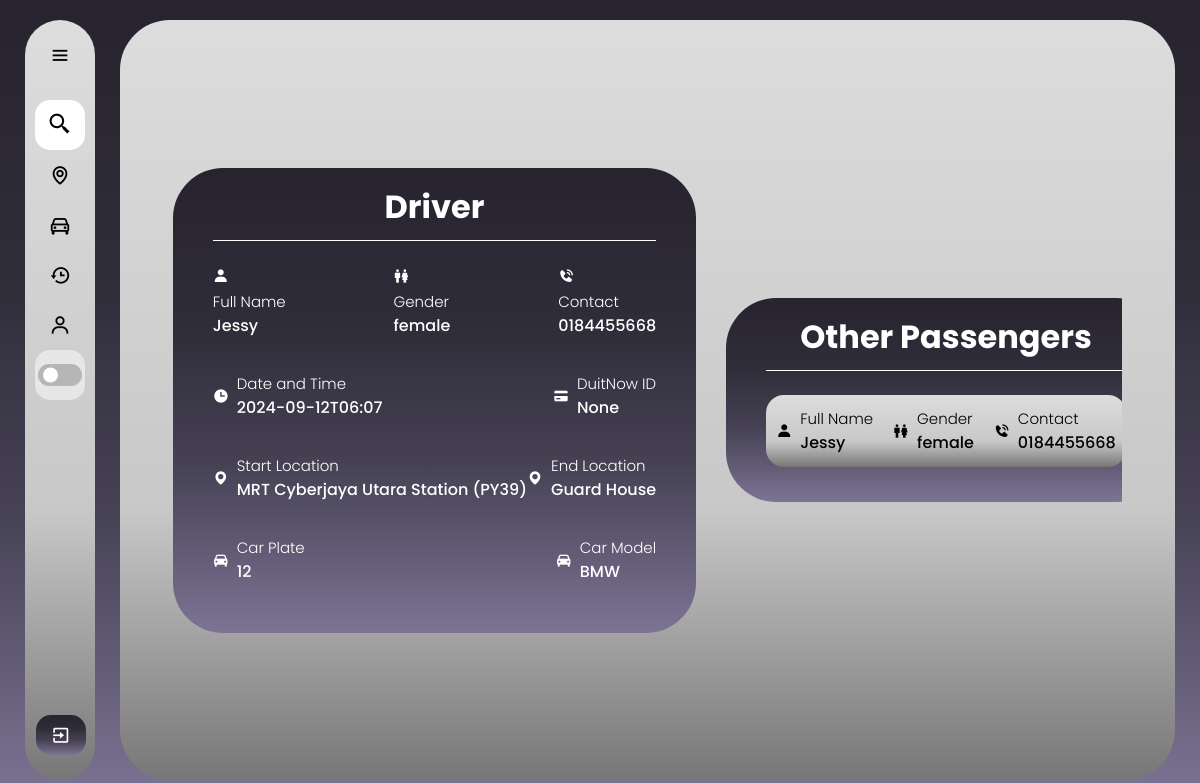
Page /match_drivers/1 (signed in) on the earlier database version.
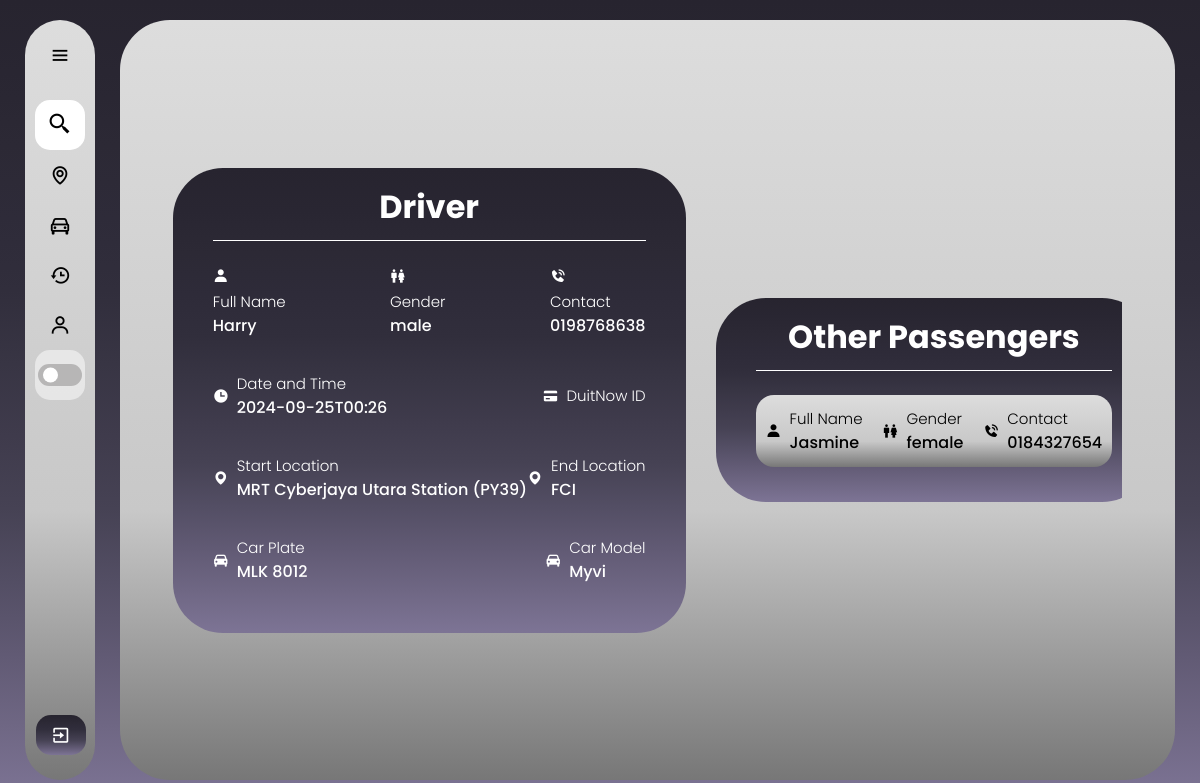
Same page on the later database version.
### web/models.py (models this page shows)
class Profile(db.Model):
    id = db.Column(db.Integer, primary_key=True)
    fullName = db.Column(db.String(150))
    gender = db.Column(db.String(100), nullable=False)
    birthyear=db.Column(db.String(15), nullable=False)
    contact = db.Column(db.String(15), nullable=False)
    status = db.Column(db.String(20), nullable=False, default='APPROVING')
    profile_pic = db.Column(db.String(200), default="default.jpg")  # Make sure this column is present
    user_id = db.Column(db.Integer, db.ForeignKey('user.id'), nullable=False)

class Rides(db.Model):
    id = db.Column(db.Integer, primary_key=True)
    dateandTime = db.Column(db.String(50), nullable=False)
    start_location = db.Column(db.String(100), nullable=False)
    start_location_lat = db.Column(db.Float, nullable=True)  # Nullable
    start_location_lng = db.Column(db.Float, nullable=True)  # Nullable
    end_location = db.Column(db.String(100), nullable=False)
    end_location_lat = db.Column(db.Float, nullable=True)  # Nullable
    end_location_lng = db.Column(db.Float, nullable=True)  # Nullable
    carplate = db.Column(db.String(20), nullable=False)
    carmodel = db.Column(db.String(50), nullable=False)
    totalperson = db.Column(db.Integer, nullable=False)
    fees = db.Column(db.String(50), nullable=False)
    duitnowid = db.Column(db.String(50), nullable=True)  # Nullable
    message = db.Column(db.Text, nullable=True)  # Nullable
    status = db.Column(db.String(50), nullable=False)
    user_id = db.Column(db.Integer, db.ForeignKey('user.id'), nullable=False)
    passenger_matches = db.relationship('PassengerMatch', foreign_keys='PassengerMatch.driver_id', backref='driver_post', lazy=True)

class PassengerMatch(db.Model):
    id = db.Column(db.Integer, primary_key=True)
    passenger_id = db.Column(db.Integer, db.ForeignKey('user.id'), nullable=False)
    driver_id = db.Column(db.Integer, db.ForeignKey('rides.id'), nullable=False)
    payment_proof_id = db.Column(db.Integer, db.ForeignKey('payment_proof.id'), nullable=True)
    status = db.Column(db.String(20), nullable=False, default='APPROVING')
    passenger = db.relationship('User', foreign_keys=[passenger_id], backref='matches_as_passenger')
    driver = db.relationship('Rides', foreign_keys=[driver_id], backref='matches_as_driver')
    payment_proof = db.relationship('PaymentProof', backref='matches', lazy=True)

### web/routes.py (the view)
@bp.route('/match_drivers/<int:driver_id>')
@login_required
def match_drivers(driver_id):
    profile = Profile.query.filter_by(user_id=current_user.id).first()
    driver = Rides.query.get_or_404(driver_id)
    profiles = Profile.query.all()
    profile_dict = {profile.user_id: profile for profile in profiles}
    passengers = PassengerMatch.query.filter_by(driver_id=driver_id, status='PAYMENT PENDING' ).all()
    passengers_review = PassengerMatch.query.filter_by(driver_id=driver_id, status='PENDING REVIEW' ).all()
    passengers_approving = PassengerMatch.query.filter_by(driver_id=driver_id, status='APPROVING' ).all()
    passengers_completed = PassengerMatch.query.filter_by(driver_id=driver_id, status='COMPLETED' ).all()
    passengers_confirmed = PassengerMatch.query.filter_by(driver_id=driver_id, status='CONFIRMED' ).all()
    return render_template('match_driver.html',
                           driver=driver,
                            passengers=passengers,
                            profile_dict=profile_dict,profile=profile,
                            passengers_approving=passengers_approving,
                            passengers_completed=passengers_completed,
                            passengers_confirmed=passengers_confirmed,
                            passengers_review=passengers_review)

### web/templates/match_driver.html (shortened to what the changed rows need)
{% extends "base.html" %}
{% block content %}
<!DOCTYPE html>
<html lang="en">
<head>
    <link rel="stylesheet" href="../static/match_driver.css">
    <link href='https://unpkg.com/boxicons@2.1.4/css/boxicons.min.css' rel='stylesheet'>
</head>
<body>
    <div class="container">
        <div class="size">
            <div class="box">
                <div class="driver">
                    <div class="header">
                        <h1>Driver</h1>
                    </div>
                    <div class="details">
                        <div class="row">
                            <div class="info">
                                <i class='bx bxs-user'></i>
                                <h3>Full Name</h3>
                                <p>{{ profile_dict[driver.user_id].fullName }}</p>
                            </div>
                            <div class="info">
                                <i class='bx bx-male-female'></i>
                                <h3>Gender</h3>
                                <p>{{ profile_dict[driver.user_id].gender }}</p>
                            </div>
                            <div class="info">
                                <i class='bx bxs-phone-call'></i>
                                <h3>Contact</h3>
                                <p>{{ profile_dict[driver.user_id].contact }}</p>
                            </div>
                        </div>
                        <div class="row">
                            <div class="info_left-right">
                                <div class="info_up-down">
                                    <h3>Date and Time</h3>
                                    <p>{{ driver.dateandTime }}</p>
                                </div>
                            </div>
                            <div class="info_left-right">
                                <div class="info_up-down">
                                    <h3>DuitNow ID</h3>
                                    <p>{{ driver.duitnowid }}</p>
                                </div>
                            </div>
                        </div>
                        <div class="row">
                            <div class="info_left-right">
                                <div class="info_up-down">
                                    <h3>Start Location</h3>
                                    <p>{{ driver.start_location }}</p>
                                </div>
                            </div>
                            <div class="info_left-right">
                                <div class="info_up-down">
                                    <h3>End Location</h3>
                                    <p>{{ driver.end_location }}</p>
                                </div>
                            </div>
                        </div>
                        <div class="row">
                            <div class="info_left-right">
                                <div class="info_up-down">
                                    <h3>Car Plate</h3>
                                    <p>{{ driver.carplate }}</p>
                                </div>
                            </div>
                            <div class="info_left-right">
                                <div class="info_up-down">
                                    <h3>Car Model</h3>
                                    <p>{{ driver.carmodel }}</p>
                                </div>
                            </div>
                        </div>
                    </div>
                </div>
                <div class="passenger">
                    <div class="header">
                        <h1>Other Passengers</h1>
                    </div>
                    <div class="details">
                        {% for passenger in passengers %}
                        <div class="seperate">
                            <div class="info_left-right">
                                <i class='bx bxs-user'></i>
                                <div class="info_up-down">
                                    <h3>Full Name</h3>
                                    <p>{{ profile_dict[passenger.passenger_id].fullName }}</p>
                                </div>
                            </div>
                            <div class="info_left-right">
                                <i class='bx bx-male-female'></i>
                                <div class="info_up-down">
                                    <h3>Gender</h3>
                                    <p>{{ profile_dict[passenger.passenger_id].gender }}</p>
                                </div>
                            </div>
                            <div class="info_left-right">
                                <i class='bx bxs-phone-call'></i>
                                <div class="info_up-down">
                                    <h3>Contact</h3>
                                    <p>{{ profile_dict[passenger.passenger_id].contact }}</p>
                                </div>
                            </div>
                        </div>
                        {% endfor %}
                        {% for passenger in passengers_approving %}
                        <div class="seperate">
                            <div class="info_left-right">
                                <i class='bx bxs-user'></i>
                                <div class="info_up-down">
                                    <h3>Full Name</h3>
                                    <p>{{ profile_dict[passenger.passenger_id].fullName }}</p>
                                </div>
                            </div>
                            <div class="info_left-right">
                                <i class='bx bx-male-female'></i>
                                <div class="info_up-down">
                                    <h3>Gender</h3>
                                    <p>{{ profile_dict[passenger.passenger_id].gender }}</p>
                                </div>
                            </div>
                            <div class="info_left-right">
                                <i class='bx bxs-phone-call'></i>
                                <div class="info_up-down">
                                    <h3>Contact</h3>
                                    <p>{{ profile_dict[passenger.passenger_id].contact }}</p>
                                </div>
                            </div>
                        </div>
                        {% endfor %}
                    </div>
                </div>
            </div>
        </div>
    </div>
</body>
</html>
{% endblock %}

Differences in the rows shown:
changed Profile: fullName "Jessy" → "Harry"; gender "female" → "male"; contact "0184455668" → "0198768638"; fullName "Jessy" → (not shown); gender "female" → (not shown); contact "0184455668" → (not shown)
changed Rides "MRT Cyberjaya Utara Station (PY39)": dateandTime "2024-09-12T06:07" → "2024-09-25T00:26"; end_location "Guard House" → "FCI"; carplate "12" → "MLK 8012"; carmodel "BMW" → "Myvi"; duitnowid "None" → (not shown)
now on this page (row edited): Profile: fullName "Jasmine", gender "female", contact "0184327654"
